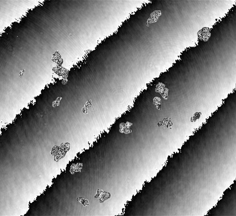
#> input picture algorithm_test/1.jpg, 236 x 216 px, given in place of 1.bmp, which was not available
$ python Angular_co.py
#> lines starting #> are read from the running program, lines starting #| are printed output that depends on the picture; pictures that were not available may be replaced by others from this repository, and a replacement may not be noted
import numpy as np
from PIL import Image
from numpy.fft import fftshift, fft2, ifft2, ifftshift
import matplotlib.pyplot as plt
# 同轴平面波角谱重建
image = Image.open('F:/Data/20240329/Gypsum/1.bmp')
#> image is the input picture: PIL image 236x216 RGB; min 0, max 255, mean 128.8
width, height = image.size
#> width = 236; height = 216
grayscale_image = image.convert("L")
grayscale_array = np.asarray(grayscale_image)
# grayscale_image.save('output_image.jpg')
# 波长
lam = 532e-9
# 像素大小
pix = 0.098e-6
L = pix*width
#> L = 2.31e-05
H = pix*height
#> H = 2.12e-05
# 重建距离
z1 = 0.025e-2
z2 = 0.030e-2
z_interval = 0.001e-2
# 空间频率
fx = np.linspace(-1/(2*pix), 1/(2*pix), width)
#> fx = 236 values from -5102040.8 to 5102040.8
fy = np.linspace(-1/(2*pix), 1/(2*pix), height)
#> fy = 216 values from -5102040.8 to 5102040.8
FX, FY = np.meshgrid(fx, fy)
temp = 1 - ((lam*FX)**2 + (lam*FY)**2)
temp[temp < 0] = 0
z = np.linspace(z1, z2, int((z2-z1)/z_interval)+2)

for i in range(len(z)):
    g = np.exp(1j * (2*np.pi/lam) * z[i] * np.sqrt(temp))
    g[temp < 0] = 0
    g = fftshift(g)
    U1 = fft2(fftshift(grayscale_array))
    U2 = U1*g
    U3 = ifftshift(ifft2(U2))
    plt.imsave('F:/Result/re_{:d}_{:}.jpg'.format(i+1, z[i]), abs(U3), cmap="gray")
#> this loop made 6 passes
#> pass 1, `plt.imsave('F:/Result/re_{:d}_{:}.jpg'.format(i+1, z[i]), abs(U3), cma..`:
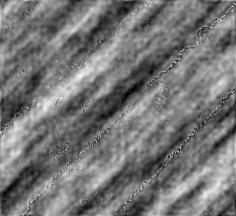
#> saved as re_1_0.00025.jpg: shape (216, 236, 3); min 0, max 247, mean 117.9
#> pass 2, `plt.imsave('F:/Result/re_{:d}_{:}.jpg'.format(i+1, z[i]), abs(U3), cma..`:
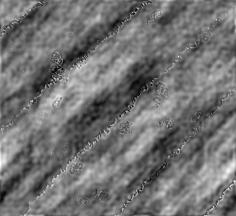
#> saved as re_2_0.00026.jpg: shape (216, 236, 3); min 0, max 255, mean 114.3
#> after the loop:
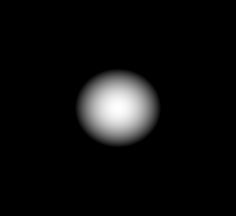
#> temp: shape (216, 236) float64; min 0, max 1, mean 0.0528

$ run again, with algorithm_test/2.jpg copied over algorithm_test/1.jpg
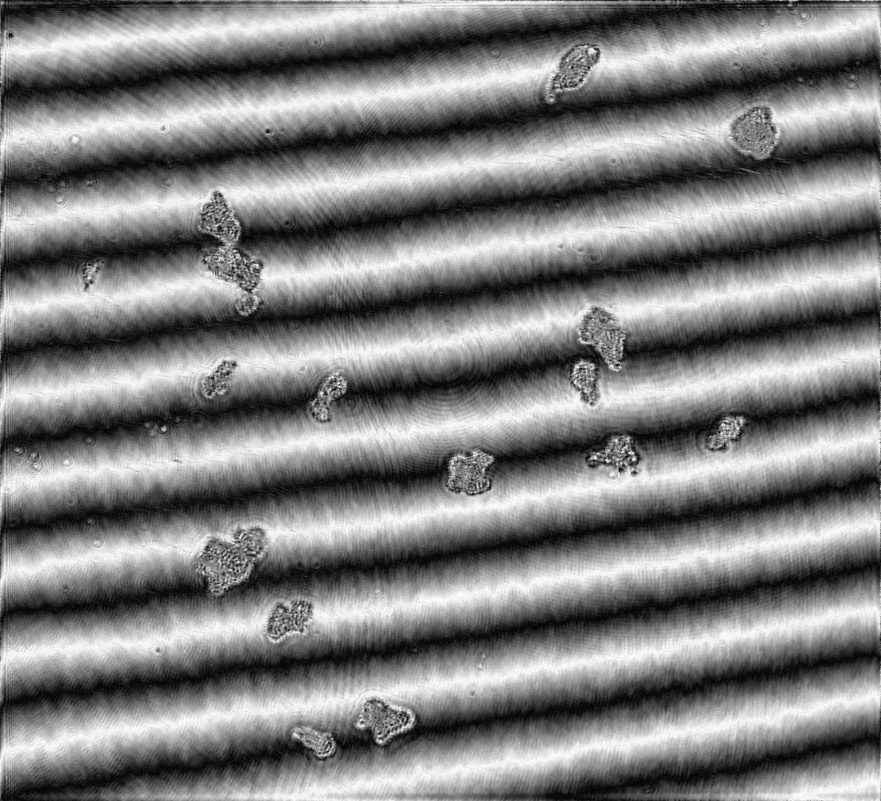
#> input picture algorithm_test/2.jpg, 881 x 801 px, shrunk from 4508 x 4096 before the run, given in place of 1.bmp, which was not available
#> image is the input picture: PIL image 881x801 RGB; min 0, max 255, mean 127.2
#> the loop `for i in range(len(z)):` made 6 passes
#> pass 1, `plt.imsave('F:/Result/re_{:d}_{:}.jpg'.format(i+1, z[i]), abs(U3), cma..`:
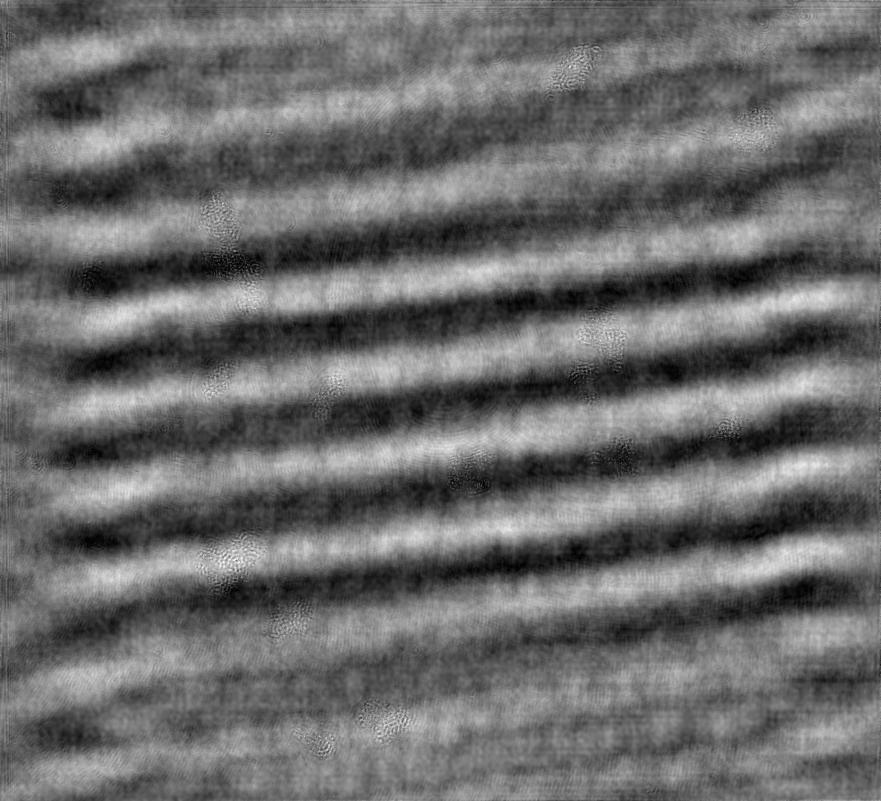
#> saved as re_1_0.00025.jpg: shape (801, 881, 3); min 0, max 250, mean 107.4
#> pass 2, `plt.imsave('F:/Result/re_{:d}_{:}.jpg'.format(i+1, z[i]), abs(U3), cma..`:
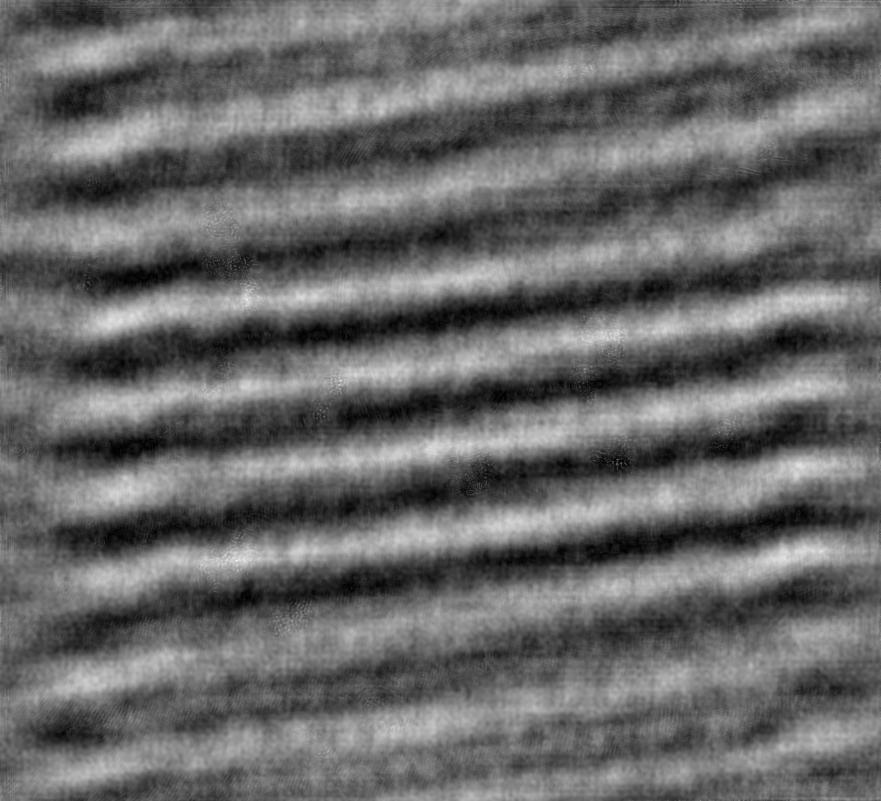
#> saved as re_2_0.00026.jpg: shape (801, 881, 3); min 0, max 247, mean 104.2

$ run again, with algorithm_test/3.jpg copied over algorithm_test/1.jpg
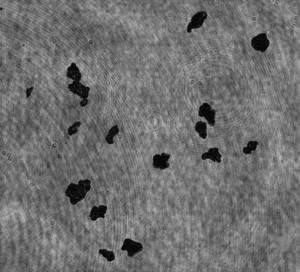
#> input picture algorithm_test/3.jpg, 300 x 272 px, given in place of 1.bmp, which was not available
#> image is the input picture: PIL image 300x272 RGB; min 0, max 187, mean 111.7
#> the loop `for i in range(len(z)):` made 6 passes
#> pass 1, `plt.imsave('F:/Result/re_{:d}_{:}.jpg'.format(i+1, z[i]), abs(U3), cma..`:
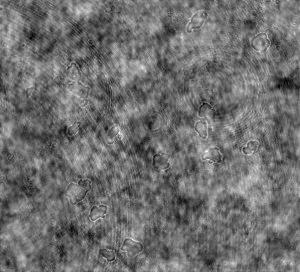
#> saved as re_1_0.00025.jpg: shape (272, 300, 3); min 0, max 255, mean 110.7
#> pass 2, `plt.imsave('F:/Result/re_{:d}_{:}.jpg'.format(i+1, z[i]), abs(U3), cma..`:
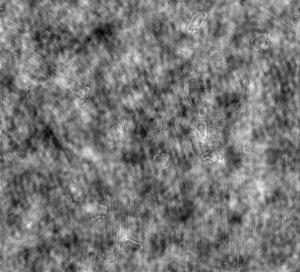
#> saved as re_2_0.00026.jpg: shape (272, 300, 3); min 0, max 247, mean 119.3
